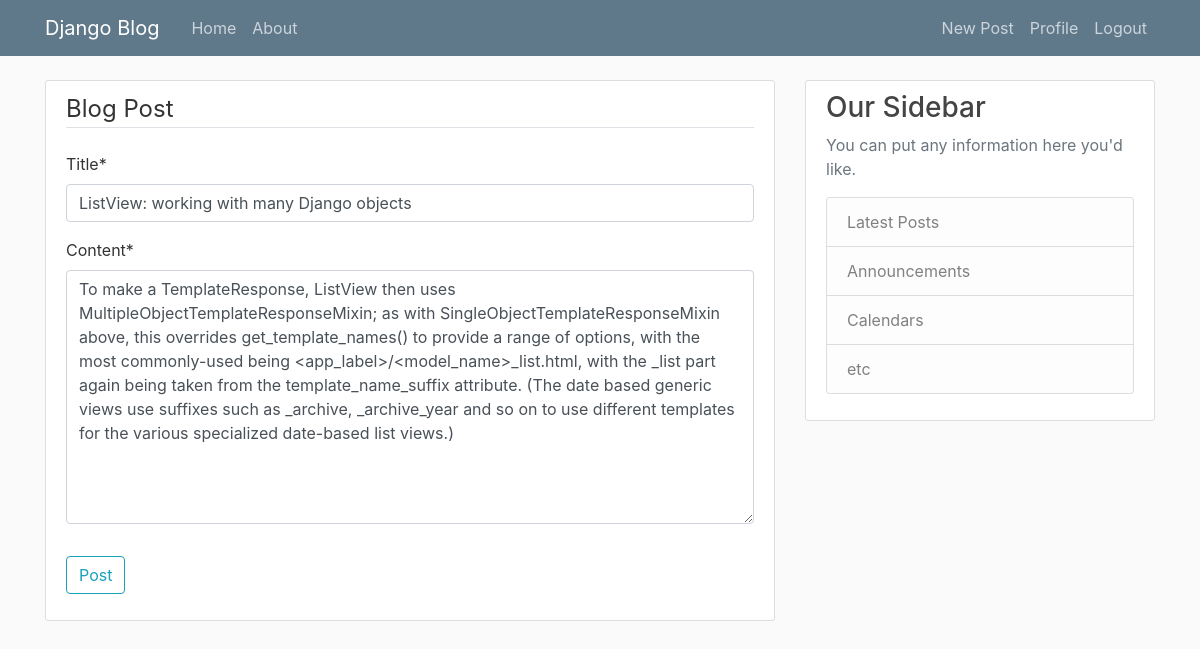
The app's page /post/23/update/ (signed in) with its own data.
### blog/models.py (models this page shows, shortened)
class Post(models.Model):
    title = models.CharField(max_length=100)
    content = models.TextField()
    date_posted = models.DateTimeField(default=timezone.now)
    author = models.ForeignKey(User, on_delete=models.CASCADE)

### blog/views.py (the view, shortened to what this page needs)
# urls.py: path('post/<int:pk>/update/', PostUpdateView.as_view(), name='post_update'),
class PostUpdateView(LoginRequiredMixin, UserPassesTestMixin, UpdateView):
    model = Post
    fields = ['title', 'content']
    def test_func(self):
        post = self.get_object()
        if self.request.user == post.author:
            return True
        return False

### blog/templates/blog/post_form.html (shortened to what this page needs)
{% extends 'blog/base.html' %}
{% load crispy_forms_tags %}
{% block content %}
  <div class="content-section">
    <form method="POST">
      <fieldset class="form-group">
        <legend class="border-bottom mb-4">Blog Post</legend>
        {{ form|crispy }}
      </fieldset>
      <div class="form-group">
        <button class="btn btn-outline-info" type="submit">Post</button>
      </div>
    </form>
  </div>
{% endblock %}

### blog/static/blog/main.css (style rules this page uses)
body { background: #fafafa; color: #333333; margin-top: 5rem; }
.content-section { background: #ffffff; padding: 10px 20px; border: 1px solid #dddddd; border-radius: 3px; margin-bottom: 20px; }

### records on screen
Post: title "ListView: working with many Django objects", content "To make a TemplateResponse, ListView then uses MultipleObjectTemplateResponseMixin; as with SingleObjectTemplateResponseMixin above, this overrides get_template_names() to provide a range of options, with the most commonly-used being <app_label>/<model_name>_list.html, with the _list part again being taken from the template_name_suffix attribute. (The date based generic views use suffixes such as _archive, _archive_year and so on to use different templates for the various specialized date-based list views.)"
